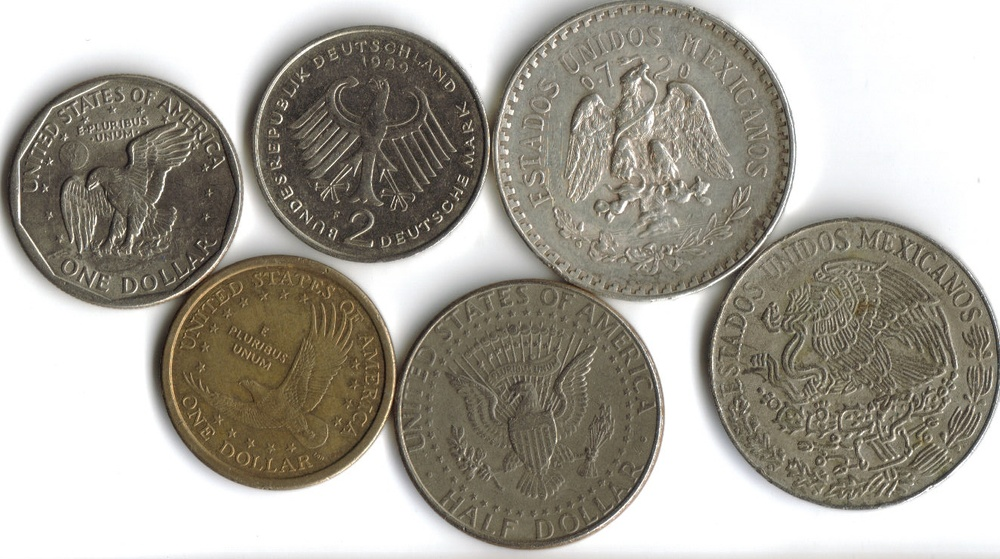
#> input picture coins.jpg, 1000 x 559 px, shrunk from 1323 x 740 before the run
$ python translation.py --image coins.jpg
#> lines starting #> are read from the running program, lines starting #| are printed output that depends on the picture
import numpy as np
import argparse
import cv2

ap = argparse.ArgumentParser()
ap.add_argument("-i", "--image", required = True,help = "Path to the image")
args = vars(ap.parse_args())

def traslate(image,x,y):
	M = np.float32([[1,0,x],[0,1,y]])
	shifted = cv2.warpAffine(image,M,(image.shape[1],image.shape[0]))
	return shifted


image = cv2.imread(args["image"])
#> image is the input picture: shape (559, 1000, 3); mean B, G, R 152, 161.8, 166.2
cv2.imshow("Original", image)

# matrix for translation
# coordinate
# ----------------->x
#   |
#   |
#   |
#   |
M = np.float32([[1,0,25], [0,1,50]])
shifted = cv2.warpAffine(image,M,(image.shape[1],image.shape[0]))
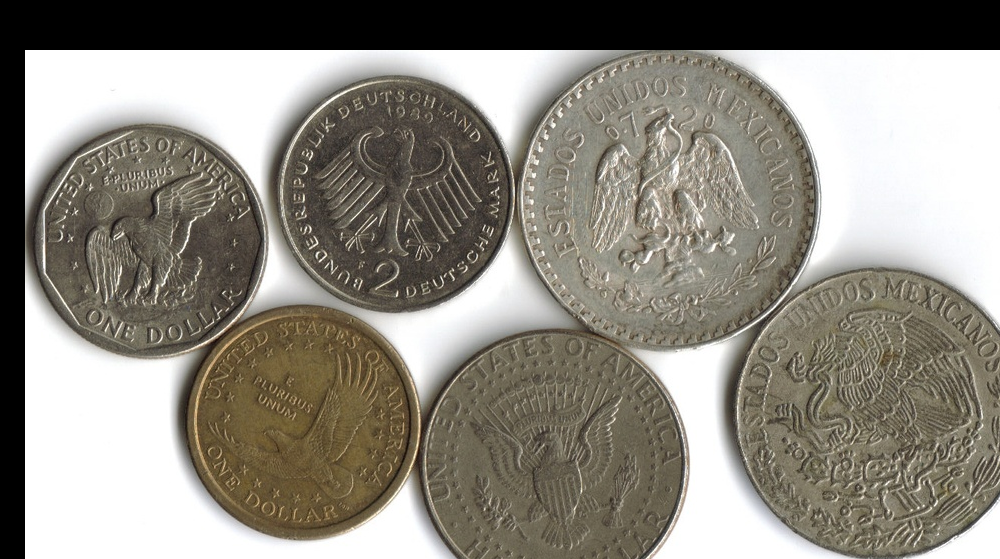
#> shifted: shape (559, 1000, 3); mean B, G, R 126.4, 135.9, 140.2
cv2.imshow("shifted Down and Right",shifted)

# matrix for translation
M = np.float32([[1,0,-50], [0,1,-90]])
shifted = cv2.warpAffine(image,M,(image.shape[1],image.shape[0]))
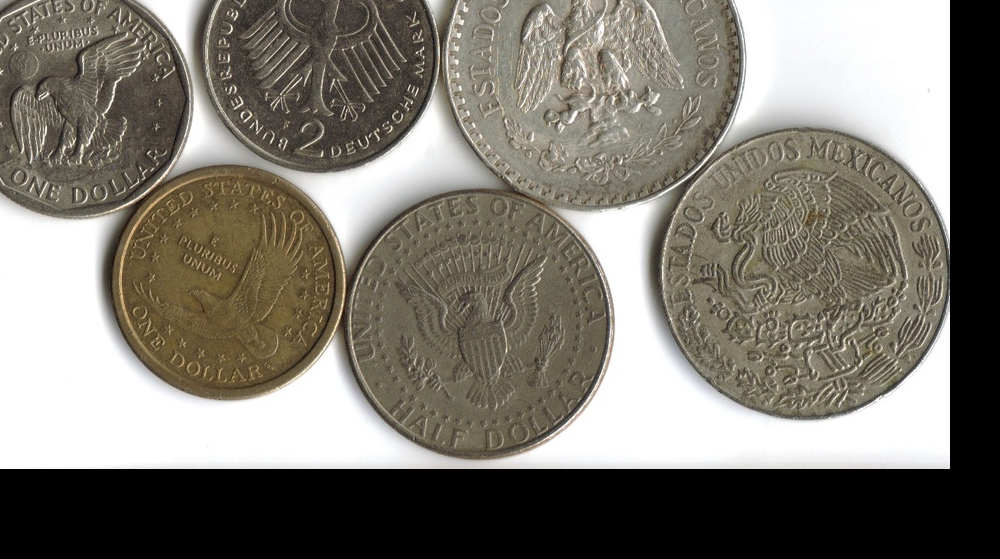
#> shifted: shape (559, 1000, 3); mean B, G, R 111.6, 120.6, 124.7
cv2.imshow("shifted Up and Left",shifted)
cv2.waitKey(0)
